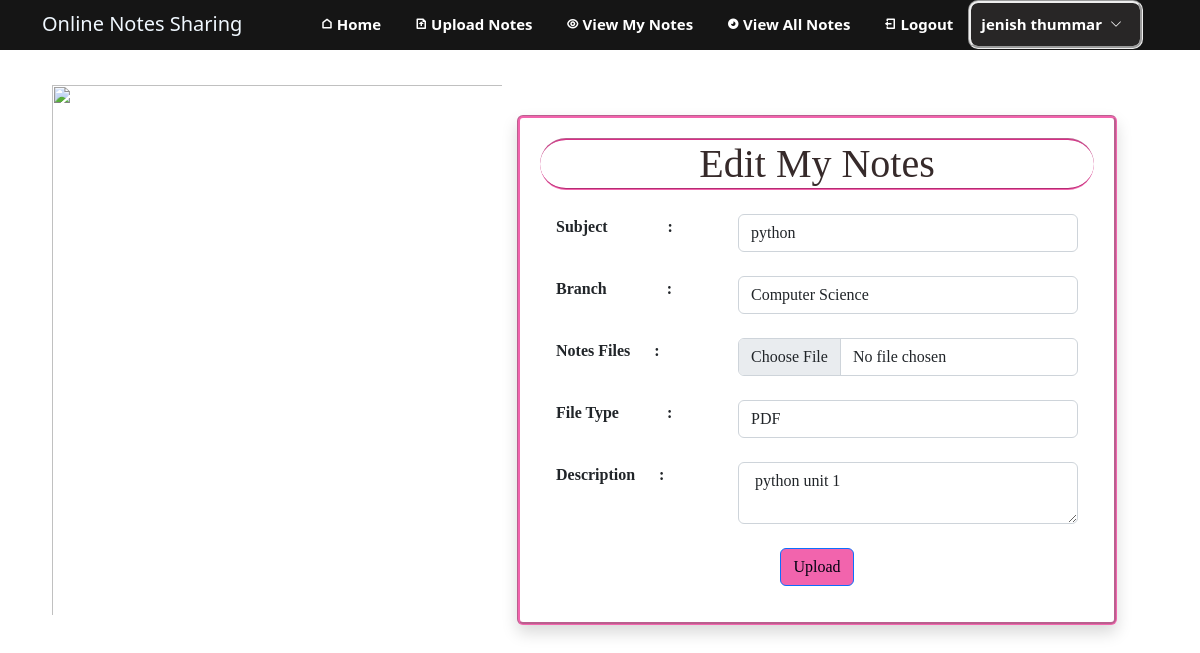
Screenshot of /edit_mynotes/14 (signed in) with the database file from the repository.
### notes/models.py (models this page shows, shortened)
class Notes(models.Model):
    user = models .ForeignKey(User,on_delete=models.CASCADE)
    uploadingdate = models.CharField(max_length=30)
    branch = models.CharField(max_length=30)
    subject = models.CharField(max_length=30)
    notesfile = models.FileField(null=True)
    filetype = models.CharField(max_length=30,null=True)
    description = models.CharField(max_length=200,null=True)
    status = models.CharField(max_length=15)

### notes/views.py (the view, shortened to what this page needs)
# urls.py: path('edit_mynotes/<int:eid>',edit_mynotes,name='edit_mynotes'),
def edit_mynotes(request,eid):
    if not request.user.is_authenticated:
        return redirect('login_admin')
    notes = Notes.objects.get(id=eid)
    error=""
    d = {
        'notes':notes,'error':error
    }
    return render (request,'edit_mynotes.html',d)

### notes/templates/edit_mynotes.html (shortened to what this page needs)
{% extends 'user_navigation.html' %}
{% load static %}
{% block user %}
<div class="container" id="all" >
<div class="row">
<div class="col-sm-5" >
    <img class="img" src="{% static 'images/edit.jpg' %}">
</div>
<div class="col-sm-6">
<div class="card shadow">
  <h1 style="text-align: center; font-family: Castellar;border-top: groove 2px rgba(235, 22, 132, 0.663);
  border-bottom: groove 2px rgba(235, 22, 132, 0.663);  border-radius: 50px; color: #100101d6;">Edit My Notes</h1>
  <div class="card-body">
    <form method="post" enctype="multipart/form-data">
        <div class="row">
            <div class="col-md-4">
            <b>Subject &ensp;&ensp;&ensp;&ensp;&ensp;&ensp;&ensp;: </b>
            </div>
            <div class="col-md-8" id="one" style="text-transform: capitalize ; ">
                <input type="text" name="Subject" class="form-control"  value="{{notes.subject}}"
                  required>
            </div>
        </div><br>
        <div class="row">
            <div class="col-md-4">
            <b>Branch &ensp;&ensp;&ensp;&ensp;&ensp;&ensp;&ensp;:&ensp;  </b>
            </div>
            <div class="col-md-8" id="one" style="text-transform: capitalize ; ">
                <select id="one" class="form-control" name="branch">
                    <option  selected value="{{notes.branch}}">{{notes.branch}}</option>
                </select>
            </div>
        </div><br>
        <div class="row">
            <div class="col-md-4">
                <b>Notes Files &ensp;&ensp; : </b>
            </div>
            <div class="col-md-8" id="one" style="text-transform: capitalize ;">
                <input type="file" name="n_file" class="form-control" >
            </div>
        </div><br>
        <div class="row">
        <div class="col-md-4">
            <b>File Type &ensp;&ensp;&ensp;&ensp;&ensp; :  </b>
        </div>
        <div class="col-md-8" id="one" style="text-transform: capitalize ;">
            <select id="one" class="form-control" name="f_type" >
                <option  selected value="{{notes.filetype}}">{{notes.filetype}}</option>
            </select>
        </div>
        </div><br>
        <div class="row">
            <div class="col-md-4">
                <b>Description &ensp;&ensp; : </b>
            </div>
            <div class="col-md-8" id="one" style="text-transform: capitalize ;">
                <textarea type="text" name="description" class="form-control"  required>{{notes.description}} </textarea>
            </div>
            </div>
        <center>
            <input type="submit" id="abt" class="btn btn-primary mt-4" value="Upload">
        </center>
    </form>
  </div>
</div>
</div>
</div>
{% endblock %}

### notes/templates/user_navigation.html (shortened to what this page needs)
{% load static %}
<!DOCTYPE html>
<html lang="en">
    <head>
        <link href="{% static 'vendor/aos/aos.css' %}" rel="stylesheet">
        <link href="{% static 'vendor/bootstrap/css/bootstrap.min.css' %}" rel="stylesheet">
        <link href="{% static 'vendor/bootstrap-icons/bootstrap-icons.css' %}" rel="stylesheet">
        <link href="{% static 'vendor/boxicons/css/boxicons.min.css' %}" rel="stylesheet">
        <link href="{% static 'vendor/glightbox/css/glightbox.min.css' %}" rel="stylesheet">
        <link href="{% static 'vendor/remixicon/remixicon.css' %}" rel="stylesheet">
        <link href="{% static 'vendor/swiper/swiper-bundle.min.css' %}" rel="stylesheet">
        <link href="{% static 'css/popup_style.css' %}" rel="stylesheet">
    <body>
        <header id="header" class="fixed-top " >
            <div class="container d-flex align-items-center justify-content-lg-between ">
                <h1 class="logo me-auto me-lg-0" >Online Notes Sharing</h1>
                <nav id="navbar" class="navbar ">
                <ul>
                    <li><a class="nav-link scrollto {% if request.path == '/user_profile' %} active {% endif %}" href="{% url 'user_profile' %}">
                         Home </a>
                    </li>
                    <li><a class="nav-link scrollto {% if request.path == '/upload_notes' %} active {% endif %}" href="{% url 'upload_notes' %}">
                         Upload Notes </a>
                    </li>
                    <li><a class="nav-link scrollto {% if request.path == '/view_mynotes' %} active {% endif %}" href="{% url 'view_mynotes' %}">
                         View My Notes </a>
                    </li>
                    <li><a class="nav-link scrollto {% if request.path == '/view_all_notes' %} active {% endif %}" href="{% url 'view_all_notes' %}">
                         View All Notes </a>
                    </li>
                    <li><a class="nav-link scrollto" href="{% url 'logout' %}">
                         Logout </a>
                    </li>
                    <li class="dropdown">
                        <a style="background-color: #443f3f69; border-style:  groove; border-radius: 10px; padding
                            : 10px; margin-left: 15px; margin-right: 15px;" class="nav-link scrollto {% if request.path == '/edit_profile' %} active {% endif %}
                            {% if request.path == '/change_password' %} active {% endif %}" href="#">
                                <span> {{request.user.first_name}} <span> {{request.user.last_name}} </span> </span>
                                <i class=" mx-2 bi bi-chevron-down "></i>
                        </a>
                            </li>
                        </ul>
                </nav>
            </div>
        </header>
        {% block user %}
        {% endblock %}
    </body>
</html>

### notes/templates/user_navigation.html (style rules this page uses)
.logo { padding-top: 7px; color: aliceblue; text-align: center; font-size: 20px; }
.fixed-top { background-color: #151515; height: 50px; }
.navbar { padding: 0; }
.navbar ul { margin: 0; padding: 0; display: flex; list-style: none; align-items: center; }
.navbar li { position: relative; }
.navbar a, .navbar a:focus { display: flex; align-items: center; justify-content: space-between; padding: 10px 0 10px 30px; font-size: 15px; font-weight: 600; color: #fff; white-space: nowrap; transition: 0.3s; }
.navbar a i, .navbar a:focus i { font-size: 12px; line-height: 0; margin-left: 5px; }

### notes/templates/edit_mynotes.html (style rules this page uses)
.card { margin-top: 40px; width: 600px; height: fit-content; padding: 20px; border: groove rgba(235, 22, 132, 0.663) 3px; }
#all { margin-top: 75px; }
.img { padding: 10px; height: 550px; width: 470px; }
#one { font-family: Bell Mt; }
b { font-family: Copperplate Gothic; }
#abt { background-color: rgba(235, 22, 132, 0.663); font-family:Felix Titling; color: rgb(2, 2, 16); }

### rows the page displays
Notes: Subject "python", branch "Computer Science", f_type "PDF", description "python unit 1"

### other values shown
{{ request.user.first_name }} "jenish"
{{ request.user.last_name }} "thummar"
